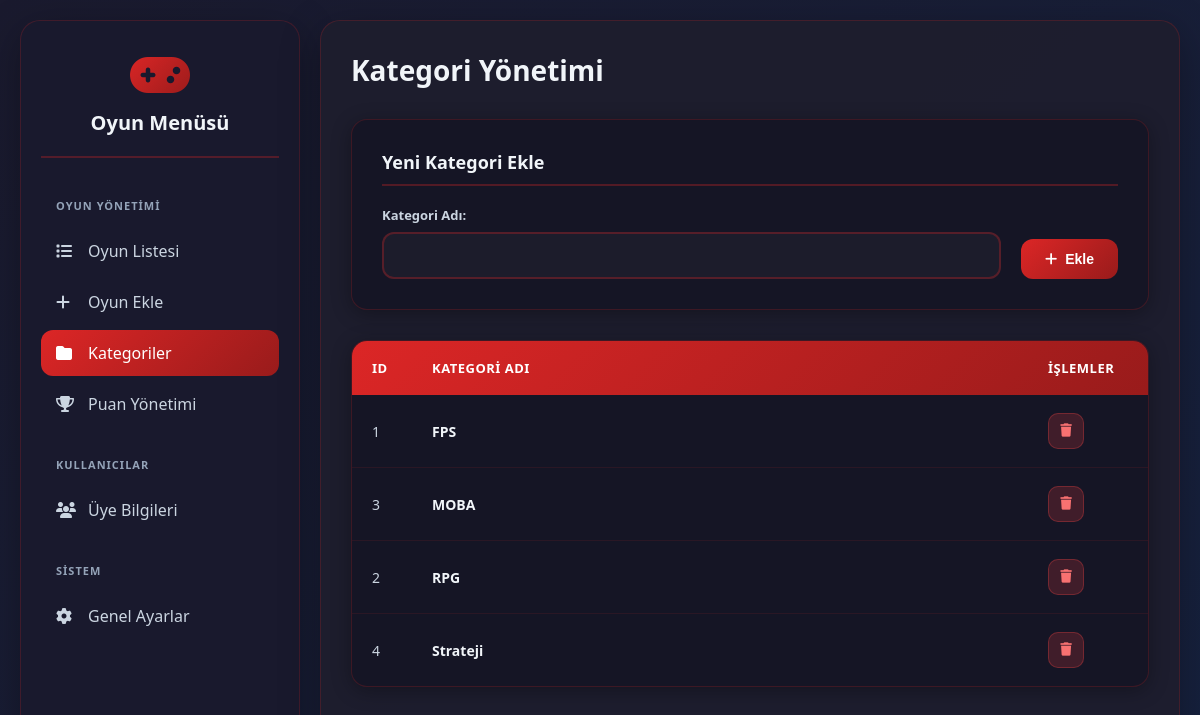
Before: /admin/categories with the older database file.
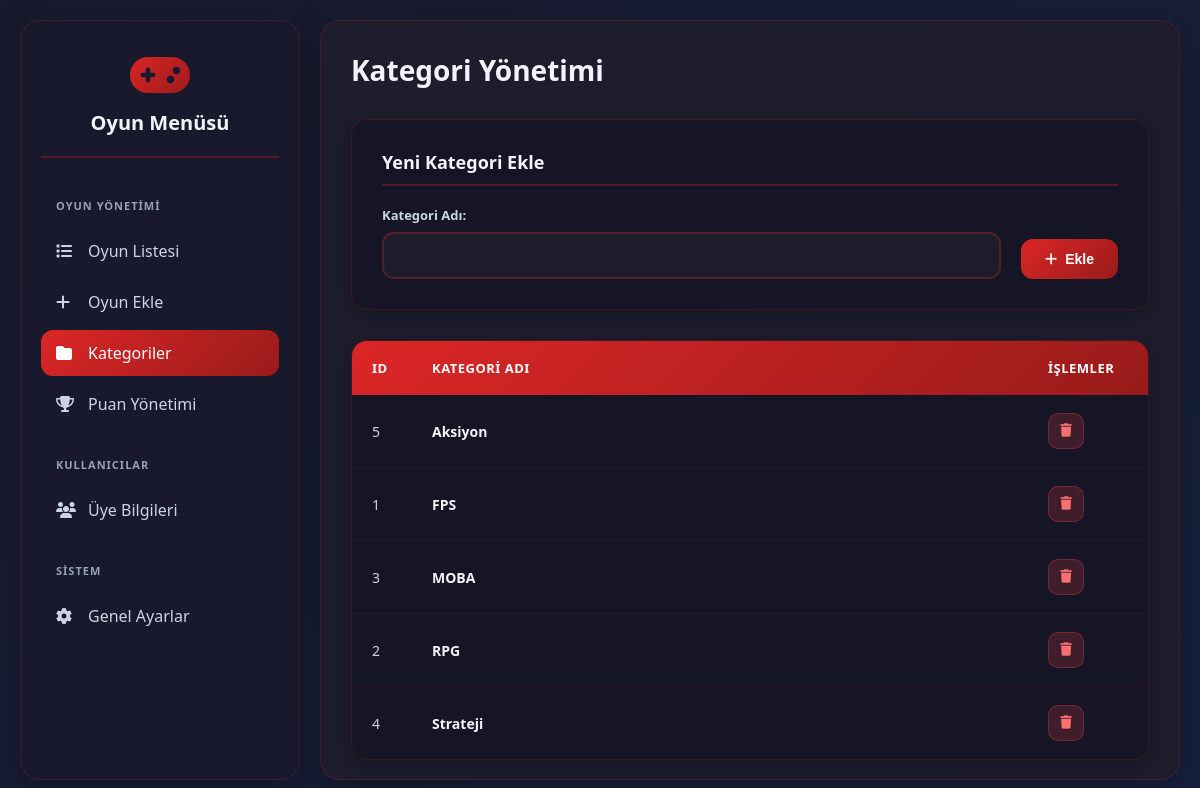
After: the same page with the newer database file.
### tables this page shows
CREATE TABLE categories (
            id INTEGER PRIMARY KEY AUTOINCREMENT,
            name TEXT NOT NULL UNIQUE
        );

### app.py (the view, shortened to what this page needs)
@app.route('/admin/categories', methods=['GET', 'POST'])
def manage_categories():
    conn = get_db_connection()
    categories = conn.execute('SELECT * FROM categories ORDER BY name ASC').fetchall()
    conn.close()
    return render_template('manage_categories.html', categories=categories)

### app.py (called while the page is built)
def get_db_connection():
    conn = sqlite3.connect(DATABASE, check_same_thread=False)
    conn.row_factory = sqlite3.Row
    return conn

### templates/manage_categories.html (shortened to what this page needs)
{% extends 'base_admin.html' %}
{% block content %}
    <div class="header">
        <h1>Kategori Yönetimi</h1>
    </div>
    <div class="form-container" style="margin-bottom: 30px;">
        <div class="section-title">Yeni Kategori Ekle</div>
        <form method="POST">
            <div class="form-grid" style="grid-template-columns: 1fr auto; align-items: flex-end; margin-bottom: 0;">
                <div class="form-group" style="margin-bottom: 0;">
                    <label for="name">Kategori Adı:</label>
                    <input type="text" id="name" name="name" required>
                </div>
                <button type="submit" class="btn btn-primary" style="white-space: nowrap;">
                    <i class="fas fa-plus"></i>
                    Ekle
                </button>
            </div>
        </form>
    </div>
    <div class="games-table">
        <table>
            <thead>
                <tr>
                    <th style="width: 60px;">ID</th>
                    <th>Kategori Adı</th>
                    <th style="width: 120px;">İşlemler</th>
                </tr>
            </thead>
            <tbody>
                {% for category in categories %}
                <tr>
                    <td>{{ category.id }}</td>
                    <td class="game-name">{{ category.name }}</td>
                    <td>
                        <div class="action-buttons">
                            <form action="{{ url_for('delete_category', category_id=category.id) }}" method="POST" class="actions-form">
                                <button type="submit" class="btn-icon btn-delete" onclick="return confirm('Bu kategoriyi silmek, bu kategorideki tüm oyunların kategorisiz kalmasına neden olur. Emin misin?');" title="Sil"><i class="fas fa-trash"></i></button>
                            </form>
                        </div>
                    </td>
                </tr>
                {% endfor %}
            </tbody>
        </table>
    </div>
{% endblock %}

Changed rows visible on the page:
added categories: id "5", name "Aksiyon"
